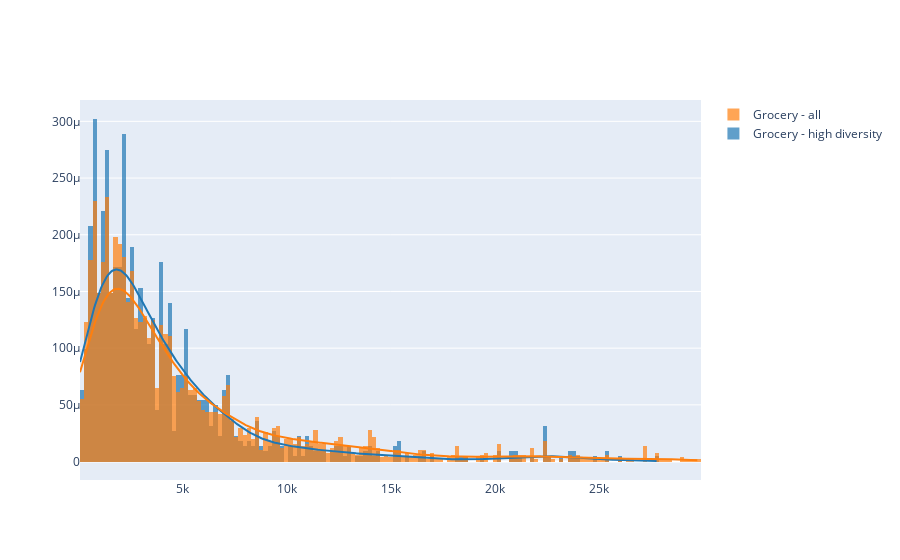

Here is the notebook cell this chart was saved with:
### Code cell
%%time
hist_data2 = [df_grocery.dist.tolist(), df_grocery2.dist.tolist()]
group_labels2 = ['Grocery - high diversity', 'Grocery - all']
fig2 = ff.create_distplot(hist_data2, group_labels2,bin_size=200,show_rug=False)
fig2.show()

### Figure 1 — Plotly figure (JSON) as saved in the notebook; plotly's stock layout.template omitted (floating-point values rounded to 4 significant figures; data arrays with more than 128 entries replaced by an {"elided": "..."} marker saying what was removed)
{"data": [{"histnorm": "probability density", "legendgroup": "Grocery - high diversity", "marker": {"color": "rgb(31, 119, 180)"}, "name": "Grocery - high diversity", "opacity": 0.7, "type": "histogram", "x": {"elided": "1109 float values"}, "xaxis": "x", "xbins": {"end": 27810.0, "size": 200, "start": 87.57}, "yaxis": "y"}, {"histnorm": "probability density", "legendgroup": "Grocery - all", "marker": {"color": "rgb(255, 127, 14)"}, "name": "Grocery - all", "opacity": 0.7, "type": "histogram", "x": {"elided": "2526 float values"}, "xaxis": "x", "xbins": {"end": 29770.0, "size": 200, "start": 87.57}, "yaxis": "y"}, {"legendgroup": "Grocery - high diversity", "marker": {"color": "rgb(31, 119, 180)"}, "mode": "lines", "name": "Grocery - high diversity", "showlegend": false, "type": "scatter", "x": {"elided": "500 float values"}, "xaxis": "x", "y": {"elided": "500 float values"}, "yaxis": "y"}, {"legendgroup": "Grocery - all", "marker": {"color": "rgb(255, 127, 14)"}, "mode": "lines", "name": "Grocery - all", "showlegend": false, "type": "scatter", "x": {"elided": "500 float values"}, "xaxis": "x", "y": {"elided": "500 float values"}, "yaxis": "y"}], "layout": {"autosize": true, "barmode": "overlay", "hovermode": "closest", "legend": {"traceorder": "reversed"}, "xaxis": {"anchor": "y2", "autorange": true, "domain": [0, 1], "range": [87.57, 29890.0], "type": "linear", "zeroline": false}, "yaxis": {"anchor": "free", "autorange": true, "domain": [0, 1], "position": 0, "range": [-1.624e-05, 0.0003188], "type": "linear"}}}
